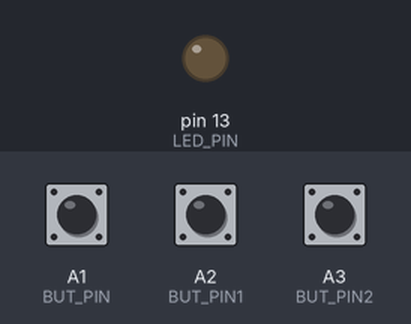
Recording of a sketch running on a simulated Arduino Uno, built with avr-gcc and run on an emulated ATmega328P. Shown: output pins drawn as LEDs (lit = HIGH). The test bench sets the inputs (shaded band); at power-on: A1 (BUT_PIN) LOW, A2 (BUT_PIN1) LOW, A3 (BUT_PIN2) LOW.

Above: at 1.2 s.
1.3 s: A1 (BUT_PIN) pulled HIGH for 0.15 s
At 1.37 s:
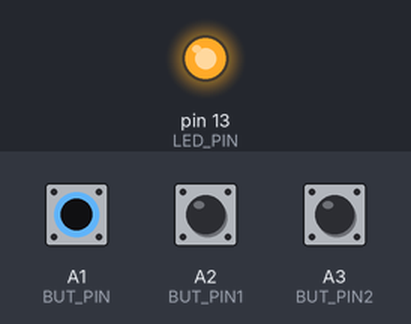
Timing chart, 0 to 4.3 s (numbered marks = the images above; inputs shaded):
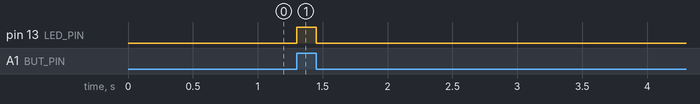

The sketch:

event_drive.ino
```cpp
#include "application.h"

/******** Start: Globals ********/
long int millis_time = 0;
int interval = 0;
int button_listener = 0;
boolean interesseTimer = false;
boolean vecButtons[3]={false,false,false};
boolean button_pressed = false;
boolean time_exipre = false;
/******** End: Globals ********/

void button_listen(int pin){
    button_listener = digitalRead(pin);
    vecButtons[pin-1] = true;
  }

void timer_set(int ms){
    millis_time = millis();
    interval = ms;
    interesseTimer = true;
  }

void setup() {
  // put your setup code here, to run oncve:
 pinMode(LED_PIN, OUTPUT);
 pinMode(BUT_PIN, INPUT);
 pinMode(BUT_PIN1, INPUT);
 pinMode(BUT_PIN2, INPUT);
 init_application();
}

void loop() {
  // put your main code here, to run repeatedly:
  boolean newButtonState = digitalRead(A1);
  if(button_pressed != newButtonState){
      button_pressed = newButtonState;
      button_changed(A1, button_pressed);
    }
  if(interesseTimer && millis() >= (millis_time + interval)){
      interesseTimer = false;
      timer_expired();
    }

}
```

application.h
```cpp
#define BUT_PIN A1
#define BUT_PIN1 A2
#define BUT_PIN2 A3
#define LED_PIN 13
void button_changed(int pin, int v);
void timer_expired();
void init_application();
```

application.ino
```cpp
#include "event_driven.h"
#include "application.h"


void init_application(){
  timer_set(1000);
  button_listen(BUT_PIN);
  button_listen(BUT_PIN1);
  button_listen(BUT_PIN2);
  }

void button_changed(int pin, int v){
    digitalWrite(13,v);
    button_listen(pin);
  }

void timer_expired(){
    digitalWrite(13, LOW);
    timer_set(1000);
  }
```

event_driven.h
```cpp
void button_listen(int pin);
void timer_set(int ms);
```

Measured:
- after the input at 1.3 s, pin 13 (LED_PIN): LOW → HIGH at once, → LOW 0.15 s later
